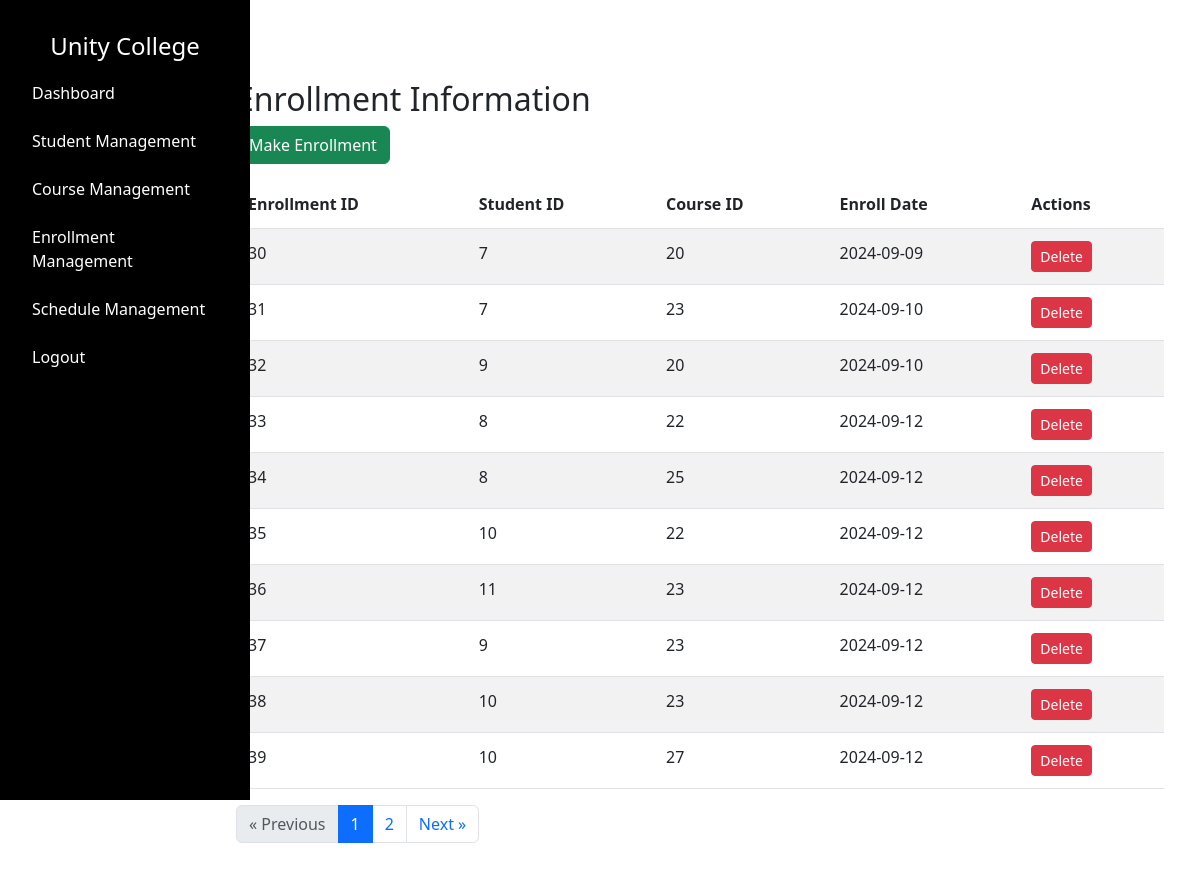
/admin/enrollmentmgt (signed in), run on an earlier commit of the app's database.
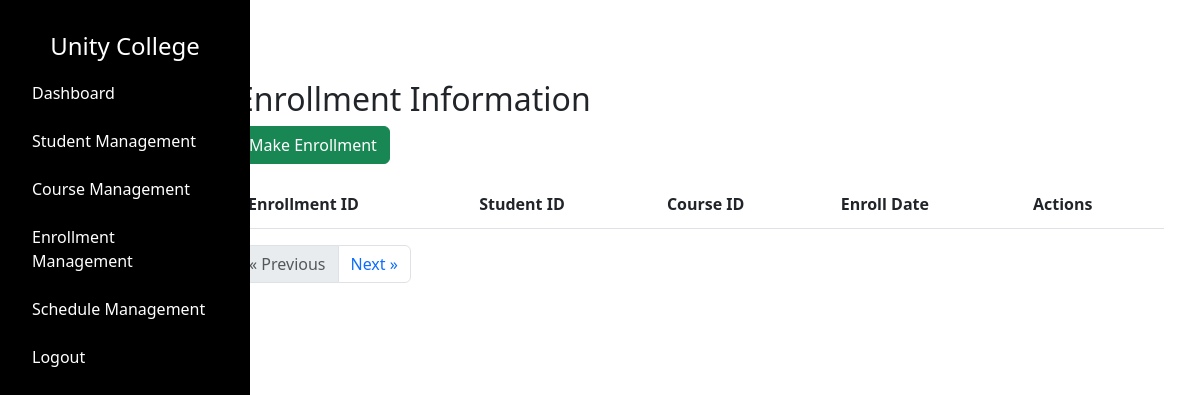
And on a later commit of the database.
### tables this page shows
CREATE TABLE "enrollment" (
    "id" INTEGER PRIMARY KEY AUTOINCREMENT,
    "student_id" INTEGER NOT NULL,
    "course_id" INTEGER NOT NULL,
    "enroll_date" DATE NOT NULL,
    FOREIGN KEY("student_id") REFERENCES "student"("id") ON DELETE RESTRICT,
    FOREIGN KEY("course_id") REFERENCES "course"("id") ON DELETE RESTRICT
);

### app.py (the view)
@app.route("/admin/enrollmentmgt", methods=["GET"])
def admin_view_enrollment():
    if 'username' not in session or session.get('user_type') != 'admin':
        return redirect(url_for('admin_login'))
    username = session.get('username')
    page = request.args.get('page', 1, type=int)
    per_page = 10  # Number of enrollments per page
    total_enrollment = query_db("SELECT COUNT(*) FROM enrollment")[0][0]
    offset = (page - 1) * per_page
    enrollment_query = f"SELECT * FROM enrollment LIMIT {per_page} OFFSET {offset}"
    enrollment = query_db(enrollment_query)
    enrollment_list = []
    for record in enrollment:
        enrollment_dict = {
            "id": record[0],
            "student_id": record[1],
            "course_id": record[2],
            "enroll_date": record[3],
        }
        enrollment_list.append(enrollment_dict)
    total_pages = (total_enrollment + per_page - 1) // per_page
    return render_template(
        "admin/enrollmentmgmt.html",
        enrollment_list=enrollment_list,
        username=username,
        current_page=page,
        total_pages=total_pages,
        per_page=per_page
    )

### dbcontroller.py (called while the page is built)
def query_db(query, args=(), one=False):
    con = sqlite3.connect('advweb.db')
    cur = con.cursor()
    cur.execute(query, args)
    rv = cur.fetchall()
    cur.close()
    con.close()
    return (rv[0] if rv else None) if one else rv

### templates/admin/enrollmentmgmt.html (shortened to what this page needs)
{% extends "/admin/layout.html" %} {% block content %}
<link href="/static/css/admin/enrollmentmgmt.css" rel="stylesheet" />
<div class="container mt-5">
  <h2>Enrollment Information</h2>
  <a href="{{ url_for('admin_enroll') }}" class="btn btn-success mb-3"
    >Make Enrollment</a
  >
  <div class="table-responsive">
    <table class="table table-striped">
      <thead>
        <tr>
          <th>Enrollment ID</th>
          <th>Student ID</th>
          <th>Course ID</th>
          <th>Enroll Date</th>
          <th>Actions</th>
        </tr>
      </thead>
      <tbody>
        {% for enrollment in enrollment_list %}
        <tr>
          <td>{{ enrollment['id'] }}</td>
          <td>{{ enrollment['student_id'] }}</td>
          <td>{{ enrollment['course_id'] }}</td>
          <td>{{ enrollment['enroll_date'] }}</td>
          <td>
            <form
              action="{{ url_for('delete_enrollment', id=enrollment['id']) }}"
              method="post"
              style="display: inline"
            >
              <button
                type="submit"
                class="btn btn-danger btn-sm"
                onclick="return confirm('Are you sure you want to delete this enrollment?')"
              >
                Delete
              </button>
            </form>
          </td>
        </tr>
        {% endfor %}
      </tbody>
    </table>
  </div>
  <div class="d-flex justify-content-start">
    <nav aria-label="Page navigation">
      <ul class="pagination">
        <li class="page-item {% if current_page == 1 %}disabled{% endif %}">
          <a
            class="page-link"
            href="{{ url_for('admin_view_enrollment', page=current_page-1) }}"
            aria-label="Previous"
          >
            <span aria-hidden="true">&laquo;</span> Previous
          </a>
        </li>
        {% for page_num in range(1, total_pages + 1) %}
        <li
          class="page-item {% if page_num == current_page %}active{% endif %}"
        >
          <a
            class="page-link"
            href="{{ url_for('admin_view_enrollment', page=page_num) }}"
            >{{ page_num }}</a
          >
        </li>
        {% endfor %}
        <li
          class="page-item {% if current_page == total_pages %}disabled{% endif %}"
        >
          <a
            class="page-link"
            href="{{ url_for('admin_view_enrollment', page=current_page+1) }}"
            aria-label="Next"
          >
            Next <span aria-hidden="true">&raquo;</span>
          </a>
        </li>
      </ul>
    </nav>
  </div>
</div>
{% endblock %}

What changed in the data, as far as the page shows it:
removed enrollment: id "30", student_id "7", course_id "20", enroll_date "2024-09-09"
removed enrollment: id "31", student_id "7", course_id "23", enroll_date "2024-09-10"
removed enrollment: id "32", student_id "9", course_id "20", enroll_date "2024-09-10"
removed enrollment: id "33", student_id "8", course_id "22", enroll_date "2024-09-12"
removed enrollment: id "34", student_id "8", course_id "25", enroll_date "2024-09-12"
removed enrollment: id "35", student_id "10", course_id "22", enroll_date "2024-09-12"
removed enrollment: id "36", student_id "11", course_id "23", enroll_date "2024-09-12"
removed enrollment: id "37", student_id "9", course_id "23", enroll_date "2024-09-12"
removed enrollment: id "38", student_id "10", course_id "23", enroll_date "2024-09-12"
removed enrollment: id "39", student_id "10", course_id "27", enroll_date "2024-09-12"
Also different on the page:
list line gone: "1"
list line gone: "2"
